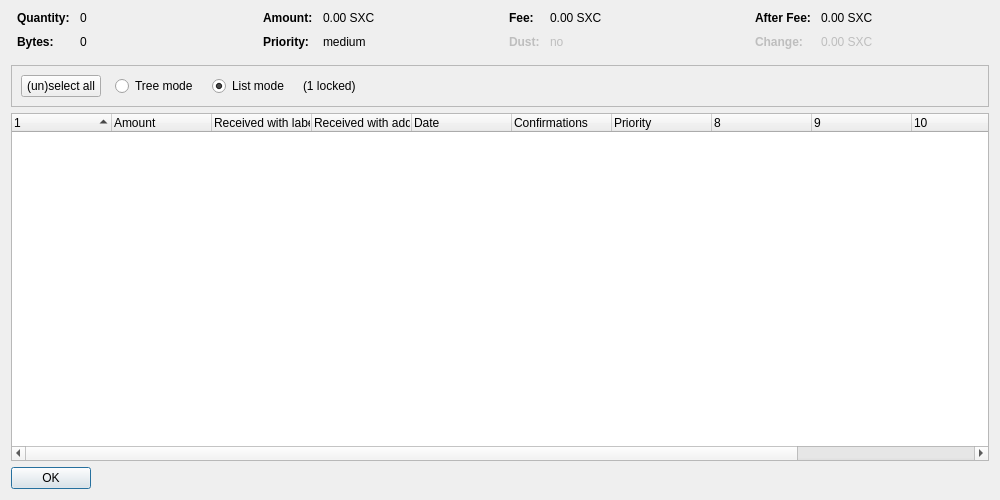
<?xml version="1.0" encoding="UTF-8"?>
<ui version="4.0">
 <class>CoinControlDialog</class>
 <widget class="QDialog" name="CoinControlDialog">
  <property name="geometry">
   <rect>
    <x>0</x>
    <y>0</y>
    <width>1000</width>
    <height>500</height>
   </rect>
  </property>
  <property name="windowTitle">
   <string>Coin Selection</string>
  </property>
  <layout class="QVBoxLayout" name="verticalLayout">
   <item>
    <layout class="QHBoxLayout" name="horizontalLayoutTop" stretch="0,0,0,0">
     <property name="topMargin">
      <number>0</number>
     </property>
     <property name="bottomMargin">
      <number>10</number>
     </property>
     <item>
      <layout class="QFormLayout" name="formLayoutCoinControl1">
       <property name="horizontalSpacing">
        <number>10</number>
       </property>
       <property name="verticalSpacing">
        <number>10</number>
       </property>
       <property name="leftMargin">
        <number>6</number>
       </property>
       <property name="rightMargin">
        <number>6</number>
       </property>
       <item row="0" column="0">
        <widget class="QLabel" name="labelCoinControlQuantityText">
         <property name="font">
          <font>
           <weight>75</weight>
           <bold>true</bold>
          </font>
         </property>
         <property name="text">
          <string>Quantity:</string>
         </property>
        </widget>
       </item>
       <item row="0" column="1">
        <widget class="QLabel" name="labelCoinControlQuantity">
         <property name="cursor">
          <cursorShape>IBeamCursor</cursorShape>
         </property>
         <property name="contextMenuPolicy">
          <enum>Qt::ActionsContextMenu</enum>
         </property>
         <property name="text">
          <string notr="true">0</string>
         </property>
         <property name="textInteractionFlags">
          <set>Qt::LinksAccessibleByMouse|Qt::TextSelectableByKeyboard|Qt::TextSelectableByMouse</set>
         </property>
        </widget>
       </item>
       <item row="1" column="0">
        <widget class="QLabel" name="labelCoinControlBytesText">
         <property name="font">
          <font>
           <weight>75</weight>
           <bold>true</bold>
          </font>
         </property>
         <property name="text">
          <string>Bytes:</string>
         </property>
        </widget>
       </item>
       <item row="1" column="1">
        <widget class="QLabel" name="labelCoinControlBytes">
         <property name="cursor">
          <cursorShape>IBeamCursor</cursorShape>
         </property>
         <property name="contextMenuPolicy">
          <enum>Qt::ActionsContextMenu</enum>
         </property>
         <property name="text">
          <string notr="true">0</string>
         </property>
         <property name="textInteractionFlags">
          <set>Qt::LinksAccessibleByMouse|Qt::TextSelectableByKeyboard|Qt::TextSelectableByMouse</set>
         </property>
        </widget>
       </item>
      </layout>
     </item>
     <item>
      <layout class="QFormLayout" name="formLayoutCoinControl2">
       <property name="horizontalSpacing">
        <number>10</number>
       </property>
       <property name="verticalSpacing">
        <number>10</number>
       </property>
       <property name="leftMargin">
        <number>6</number>
       </property>
       <property name="rightMargin">
        <number>6</number>
       </property>
       <item row="0" column="0">
        <widget class="QLabel" name="labelCoinControlAmountText">
         <property name="font">
          <font>
           <weight>75</weight>
           <bold>true</bold>
          </font>
         </property>
         <property name="text">
          <string>Amount:</string>
         </property>
        </widget>
       </item>
       <item row="0" column="1">
        <widget class="QLabel" name="labelCoinControlAmount">
         <property name="cursor">
          <cursorShape>IBeamCursor</cursorShape>
         </property>
         <property name="contextMenuPolicy">
          <enum>Qt::ActionsContextMenu</enum>
         </property>
         <property name="text">
          <string notr="true">0.00 SXC</string>
         </property>
         <property name="textInteractionFlags">
          <set>Qt::LinksAccessibleByMouse|Qt::TextSelectableByKeyboard|Qt::TextSelectableByMouse</set>
         </property>
        </widget>
       </item>
       <item row="1" column="0">
        <widget class="QLabel" name="labelCoinControlPriorityText">
         <property name="font">
          <font>
           <weight>75</weight>
           <bold>true</bold>
          </font>
         </property>
         <property name="text">
          <string>Priority:</string>
         </property>
        </widget>
       </item>
       <item row="1" column="1">
        <widget class="QLabel" name="labelCoinControlPriority">
         <property name="cursor">
          <cursorShape>IBeamCursor</cursorShape>
         </property>
         <property name="contextMenuPolicy">
          <enum>Qt::ActionsContextMenu</enum>
         </property>
         <property name="text">
          <string notr="true">medium</string>
         </property>
         <property name="textInteractionFlags">
          <set>Qt::LinksAccessibleByMouse|Qt::TextSelectableByKeyboard|Qt::TextSelectableByMouse</set>
         </property>
        </widget>
       </item>
      </layout>
     </item>
     <item>
      <layout class="QFormLayout" name="formLayoutCoinControl3">
       <property name="horizontalSpacing">
        <number>10</number>
       </property>
       <property name="verticalSpacing">
        <number>10</number>
       </property>
       <property name="leftMargin">
        <number>6</number>
       </property>
       <property name="rightMargin">
        <number>6</number>
       </property>
       <item row="0" column="0">
        <widget class="QLabel" name="labelCoinControlFeeText">
         <property name="font">
          <font>
           <weight>75</weight>
           <bold>true</bold>
          </font>
         </property>
         <property name="text">
          <string>Fee:</string>
         </property>
        </widget>
       </item>
       <item row="0" column="1">
        <widget class="QLabel" name="labelCoinControlFee">
         <property name="cursor">
          <cursorShape>IBeamCursor</cursorShape>
         </property>
         <property name="contextMenuPolicy">
          <enum>Qt::ActionsContextMenu</enum>
         </property>
         <property name="text">
          <string notr="true">0.00 SXC</string>
         </property>
         <property name="textInteractionFlags">
          <set>Qt::LinksAccessibleByMouse|Qt::TextSelectableByKeyboard|Qt::TextSelectableByMouse</set>
         </property>
        </widget>
       </item>
       <item row="1" column="0">
        <widget class="QLabel" name="labelCoinControlLowOutputText">
         <property name="enabled">
          <bool>false</bool>
         </property>
         <property name="font">
          <font>
           <weight>75</weight>
           <bold>true</bold>
          </font>
         </property>
         <property name="text">
          <string>Dust:</string>
         </property>
        </widget>
       </item>
       <item row="1" column="1">
        <widget class="QLabel" name="labelCoinControlLowOutput">
         <property name="enabled">
          <bool>false</bool>
         </property>
         <property name="cursor">
          <cursorShape>IBeamCursor</cursorShape>
         </property>
         <property name="contextMenuPolicy">
          <enum>Qt::ActionsContextMenu</enum>
         </property>
         <property name="text">
          <string notr="true">no</string>
         </property>
         <property name="textInteractionFlags">
          <set>Qt::LinksAccessibleByMouse|Qt::TextSelectableByKeyboard|Qt::TextSelectableByMouse</set>
         </property>
        </widget>
       </item>
      </layout>
     </item>
     <item>
      <layout class="QFormLayout" name="formLayoutCoinControl4">
       <property name="horizontalSpacing">
        <number>10</number>
       </property>
       <property name="verticalSpacing">
        <number>10</number>
       </property>
       <property name="leftMargin">
        <number>6</number>
       </property>
       <property name="rightMargin">
        <number>6</number>
       </property>
       <item row="0" column="0">
        <widget class="QLabel" name="labelCoinControlAfterFeeText">
         <property name="font">
          <font>
           <weight>75</weight>
           <bold>true</bold>
          </font>
         </property>
         <property name="text">
          <string>After Fee:</string>
         </property>
        </widget>
       </item>
       <item row="0" column="1">
        <widget class="QLabel" name="labelCoinControlAfterFee">
         <property name="cursor">
          <cursorShape>IBeamCursor</cursorShape>
         </property>
         <property name="contextMenuPolicy">
          <enum>Qt::ActionsContextMenu</enum>
         </property>
         <property name="text">
          <string notr="true">0.00 SXC</string>
         </property>
         <property name="textInteractionFlags">
          <set>Qt::LinksAccessibleByMouse|Qt::TextSelectableByKeyboard|Qt::TextSelectableByMouse</set>
         </property>
        </widget>
       </item>
       <item row="1" column="0">
        <widget class="QLabel" name="labelCoinControlChangeText">
         <property name="enabled">
          <bool>false</bool>
         </property>
         <property name="font">
          <font>
           <weight>75</weight>
           <bold>true</bold>
          </font>
         </property>
         <property name="text">
          <string>Change:</string>
         </property>
        </widget>
       </item>
       <item row="1" column="1">
        <widget class="QLabel" name="labelCoinControlChange">
         <property name="enabled">
          <bool>false</bool>
         </property>
         <property name="cursor">
          <cursorShape>IBeamCursor</cursorShape>
         </property>
         <property name="contextMenuPolicy">
          <enum>Qt::ActionsContextMenu</enum>
         </property>
         <property name="text">
          <string notr="true">0.00 SXC</string>
         </property>
         <property name="textInteractionFlags">
          <set>Qt::LinksAccessibleByMouse|Qt::TextSelectableByKeyboard|Qt::TextSelectableByMouse</set>
         </property>
        </widget>
       </item>
      </layout>
     </item>
    </layout>
   </item>
   <item>
    <widget class="QFrame" name="frame">
     <property name="minimumSize">
      <size>
       <width>0</width>
       <height>40</height>
      </size>
     </property>
     <property name="frameShape">
      <enum>QFrame::StyledPanel</enum>
     </property>
     <property name="frameShadow">
      <enum>QFrame::Sunken</enum>
     </property>
     <layout class="QHBoxLayout" name="horizontalLayout">
      <item>
       <layout class="QHBoxLayout" name="horizontalLayoutPanel" stretch="0,0,0,0,0">
        <property name="spacing">
         <number>14</number>
        </property>
        <item>
         <widget class="QPushButton" name="pushButtonSelectAll">
          <property name="sizePolicy">
           <sizepolicy hsizetype="Maximum" vsizetype="Fixed">
            <horstretch>0</horstretch>
            <verstretch>0</verstretch>
           </sizepolicy>
          </property>
          <property name="text">
           <string>(un)select all</string>
          </property>
          <property name="autoDefault">
           <bool>false</bool>
          </property>
         </widget>
        </item>
        <item>
         <widget class="QRadioButton" name="radioTreeMode">
          <property name="sizePolicy">
           <sizepolicy hsizetype="Maximum" vsizetype="Fixed">
            <horstretch>0</horstretch>
            <verstretch>0</verstretch>
           </sizepolicy>
          </property>
          <property name="text">
           <string>Tree mode</string>
          </property>
         </widget>
        </item>
        <item>
         <widget class="QRadioButton" name="radioListMode">
          <property name="sizePolicy">
           <sizepolicy hsizetype="Maximum" vsizetype="Fixed">
            <horstretch>0</horstretch>
            <verstretch>0</verstretch>
           </sizepolicy>
          </property>
          <property name="text">
           <string>List mode</string>
          </property>
          <property name="checked">
           <bool>true</bool>
          </property>
         </widget>
        </item>
        <item>
         <widget class="QLabel" name="labelLocked">
          <property name="text">
           <string notr="true">(1 locked)</string>
          </property>
         </widget>
        </item>
        <item>
         <spacer name="horizontalSpacer">
          <property name="orientation">
           <enum>Qt::Horizontal</enum>
          </property>
          <property name="sizeHint" stdset="0">
           <size>
            <width>40</width>
            <height>20</height>
           </size>
          </property>
         </spacer>
        </item>
       </layout>
      </item>
     </layout>
    </widget>
   </item>
   <item>
    <widget class="CoinControlTreeWidget" name="treeWidget">
     <property name="contextMenuPolicy">
      <enum>Qt::CustomContextMenu</enum>
     </property>
     <property name="sortingEnabled">
      <bool>false</bool>
     </property>
     <property name="columnCount">
      <number>12</number>
     </property>
     <attribute name="headerShowSortIndicator" stdset="0">
      <bool>true</bool>
     </attribute>
     <attribute name="headerStretchLastSection">
      <bool>false</bool>
     </attribute>
     <column>
      <property name="text">
       <string/>
      </property>
     </column>
     <column>
      <property name="text">
       <string>Amount</string>
      </property>
     </column>
     <column>
      <property name="text">
       <string>Received with label</string>
      </property>
     </column>
     <column>
      <property name="text">
       <string>Received with address</string>
      </property>
     </column>
     <column>
      <property name="text">
       <string>Date</string>
      </property>
     </column>
     <column>
      <property name="text">
       <string>Confirmations</string>
      </property>
      <property name="toolTip">
       <string>Confirmed</string>
      </property>
     </column>
     <column>
      <property name="text">
       <string>Priority</string>
      </property>
     </column>
     <column>
      <property name="text">
       <string/>
      </property>
     </column>
     <column>
      <property name="text">
       <string/>
      </property>
     </column>
     <column>
      <property name="text">
       <string/>
      </property>
     </column>
     <column>
      <property name="text">
       <string/>
      </property>
     </column>
     <column>
      <property name="text">
       <string/>
      </property>
     </column>
    </widget>
   </item>
   <item>
    <widget class="QDialogButtonBox" name="buttonBox">
     <property name="sizePolicy">
      <sizepolicy hsizetype="Maximum" vsizetype="Fixed">
       <horstretch>0</horstretch>
       <verstretch>0</verstretch>
      </sizepolicy>
     </property>
     <property name="orientation">
      <enum>Qt::Horizontal</enum>
     </property>
     <property name="standardButtons">
      <set>QDialogButtonBox::Ok</set>
     </property>
    </widget>
   </item>
  </layout>
 </widget>
 <customwidgets>
  <customwidget>
   <class>CoinControlTreeWidget</class>
   <extends>QTreeWidget</extends>
   <header>coincontroltreewidget.h</header>
  </customwidget>
 </customwidgets>
 <resources/>
 <connections/>
</ui>
